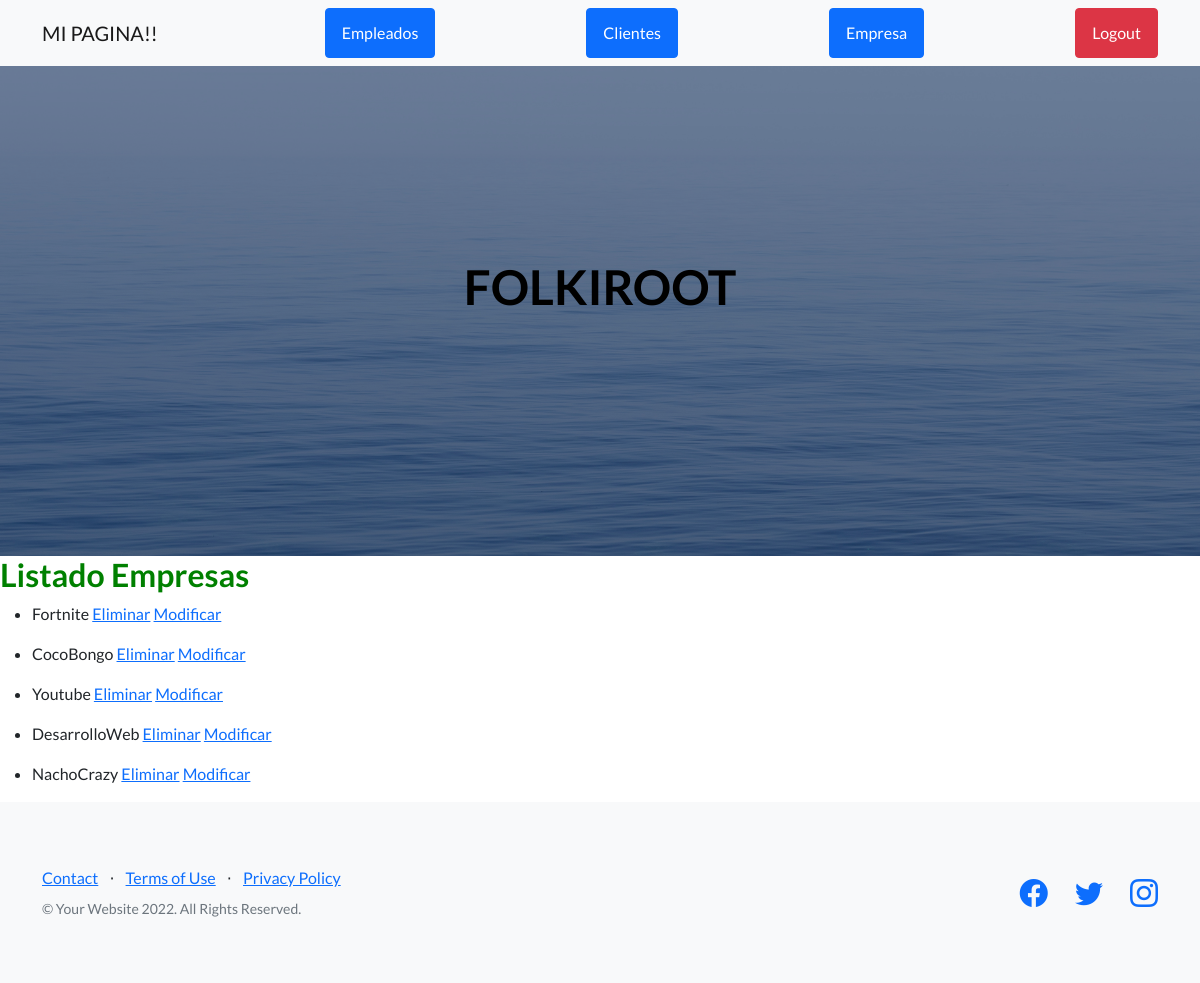
Page /AppProyecto/list_empresa/ (signed in) on the committed database.
### AppProyecto/models.py (models this page shows)
class Empresa(models.Model):
    nombre = models.CharField(max_length=50)
    direccion = models.CharField(max_length=50)
    def __str__(self):
        return self.nombre

### AppProyecto/views.py (the view)
# urls.py: path("list_empresa/", ListEmpresa.as_view(), name="list_empresas"),
class ListEmpresa(LoginRequiredMixin, ListView):
    model = Empresa
    template_name = "AppProyecto/list_empresas.html"

### AppProyecto/templates/AppProyecto/list_empresas.html (shortened to what this page needs)
{% extends "AppProyecto/index.html" %}
{% block main %}
<h2 style="color: green;">Listado Empresas</h2>
{% for empresa in object_list %}
    <ul><li>
        {{ empresa }}
        <a href="{% url 'delete_empresas' empresa.id %}">Eliminar</a>
        <a href="{% url 'update_empresas' empresa.id %}">Modificar</a>
    </li></ul>
{% endfor %}
{% endblock %}

### rows in the picture
Empresa: nombre "Fortnite"
Empresa: nombre "CocoBongo"
Empresa: nombre "Youtube"
Empresa: nombre "DesarrolloWeb"
Empresa: nombre "NachoCrazy"
